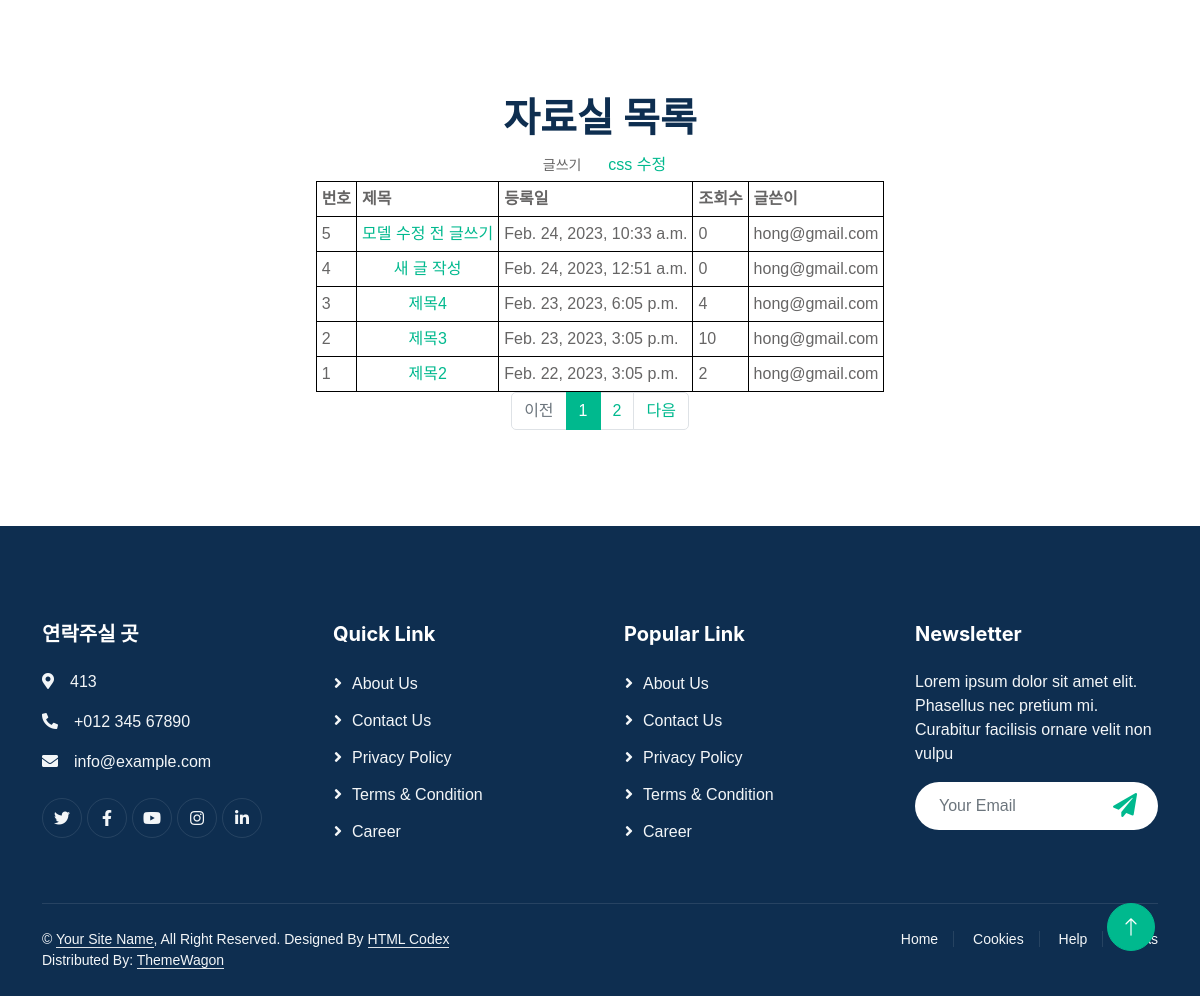
Page /YourClass/postList/ (lower part) on the earlier database version.
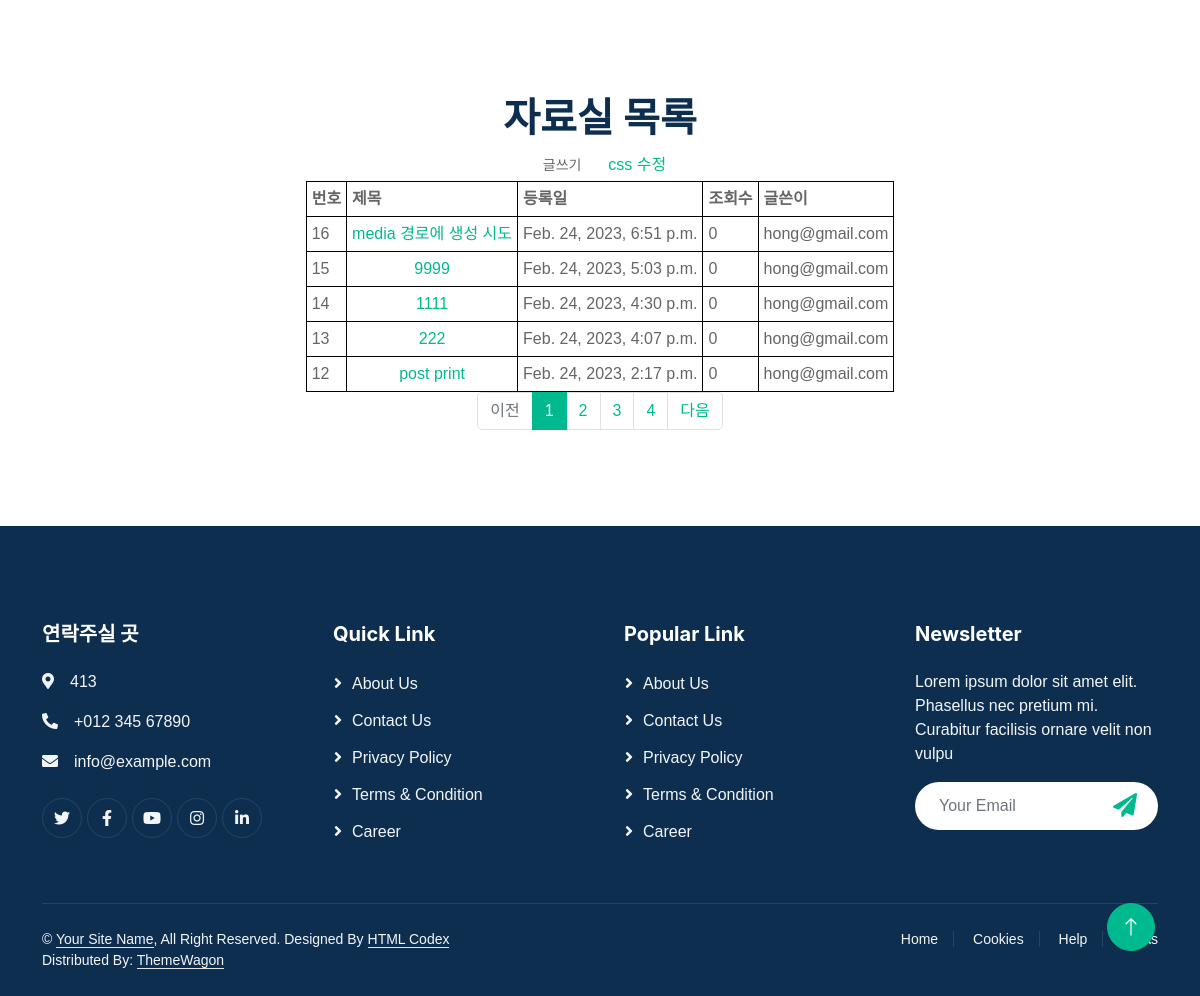
Same page on the later database version.
### YourClass/models.py (models this page shows)
class Post(models.Model):
    Post_id = models.AutoField(primary_key=True)
    category = models.ForeignKey('Categories', on_delete=models.CASCADE)
    title = models.CharField(max_length=50)
    content = models.TextField()
    file = models.FileField(upload_to=get_file_path, null=True, blank=True, verbose_name='파일')
    filename = models.CharField(max_length=64, null=True, verbose_name='첨부파일명')
    date = models.DateTimeField()
    viewcount = models.TextField(default=0)
    email = models.ForeignKey('Member', on_delete=models.CASCADE)

### YourClass/views.py (the view)
# urls.py: path('postList/', views.post_list, name='post_list'),
def post_list(request):
    template = loader.get_template('post_list.html')
    page = request.GET.get('page', '1')  # 페이지
    posts = Post.objects.all().order_by('-Post_id').values()
    paginator = Paginator(posts, 5)  # 페이지당 2개씩 보여주기
    page_obj = paginator.get_page(page)
    context = {
        'post_list': page_obj,
    }
    return HttpResponse(template.render(context, request))

### YourClass/templates/post_list.html (shortened to what the changed rows need)
<!DOCTYPE html>
{% load static %}
<html lang="en">
<head>
    <link href="https://cdnjs.cloudflare.com/ajax/libs/font-awesome/5.10.0/css/all.min.css" rel="stylesheet">
    <link href="https://cdn.jsdelivr.net/npm/bootstrap-icons@1.4.1/font/bootstrap-icons.css" rel="stylesheet">
    <link href="{% static 'lib/animate/animate.min.css'%}" rel="stylesheet">
    <link href="{% static 'lib/owlcarousel/assets/owl.carousel.min.css'%}" rel="stylesheet">
    <link href="{% static 'css/bootstrap.min.css'%}" rel="stylesheet">
    <link href="{% static 'css/style.css'%}" rel="stylesheet">
</head>
<body>
    <div class="container-xxl bg-white p-0">
        <div>
            <center>
                <h1>
                    자료실 목록
                </h1>
                <a href="">css 수정</a><br/>
                <table>
                    <tr>
                        <th>번호</th>
                        <th>제목</th>
                        <th>등록일</th>
                        <th>조회수</th>
                        <th>글쓴이</th>
                    </tr>
                    {% for post in post_list %}
                    <tr>
                        <td>{{post.Post_id}}</td>
                        <td align='center'><a href="{{post.Post_id}}">{{post.title}}</a></td>
                        <td>{{post.date}}</td>
                        <td>{{post.viewcount}}</td>
                        <td align='center'>{{post.email_id}}</td>
                    </tr>
                    {% endfor %}
                </table>
                <ul class="pagination justify-content-center">
                    {% for page_number in post_list.paginator.page_range %}
                    {% if page_number == post_list.number %}
                    <li class="page-item active" aria-current="page">
                        <a class="page-link" href="?page={{ page_number }}">{{ page_number }}</a>
                    </li>
                    {% else %}
                    <li class="page-item">
                        <a class="page-link" href="?page={{ page_number }}">{{ page_number }}</a>
                    </li>
                    {% endif %}
                    {% endfor %}
                </ul>
            </center>
        </div>
    </div>
</body>
</html>

Differences in the rows shown:
no longer on this page (row unchanged): Post: Post_id "5", title "모델 수정 전 글쓰기", date "Feb. 24, 2023, 10:33 a.m.", viewcount "0", email_id "hong@gmail.com"
no longer on this page (row unchanged): Post: Post_id "4", title "새 글 작성", date "Feb. 24, 2023, 12:51 a.m.", viewcount "0", email_id "hong@gmail.com"
no longer on this page (row unchanged): Post: Post_id "3", title "제목4", date "Feb. 23, 2023, 6:05 p.m.", viewcount "4", email_id "hong@gmail.com"
no longer on this page (row unchanged): Post: Post_id "2", title "제목3", date "Feb. 23, 2023, 3:05 p.m.", viewcount "10", email_id "hong@gmail.com"
no longer on this page (row unchanged): Post: Post_id "1", title "제목2", date "Feb. 22, 2023, 3:05 p.m.", viewcount "2", email_id "hong@gmail.com"
added Post: Post_id "16", title "media 경로에 생성 시도", date "Feb. 24, 2023, 6:51 p.m.", viewcount "0", email_id "hong@gmail.com"
added Post: Post_id "15", title "9999", date "Feb. 24, 2023, 5:03 p.m.", viewcount "0", email_id "hong@gmail.com"
added Post: Post_id "14", title "1111", date "Feb. 24, 2023, 4:30 p.m.", viewcount "0", email_id "hong@gmail.com"
added Post: Post_id "13", title "222", date "Feb. 24, 2023, 4:07 p.m.", viewcount "0", email_id "hong@gmail.com"
added Post: Post_id "12", title "post print", date "Feb. 24, 2023, 2:17 p.m.", viewcount "0", email_id "hong@gmail.com"
Other differences:
new list line: "3"
new list line: "4"
